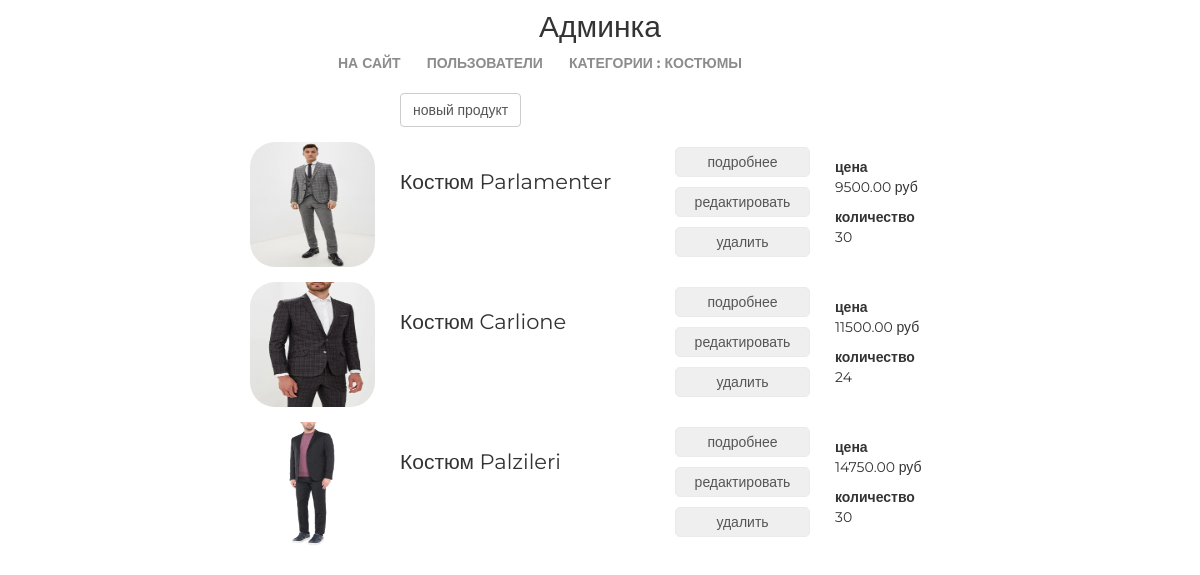
Before: /my/admin/category/1/products/ (signed in) with the older database file.
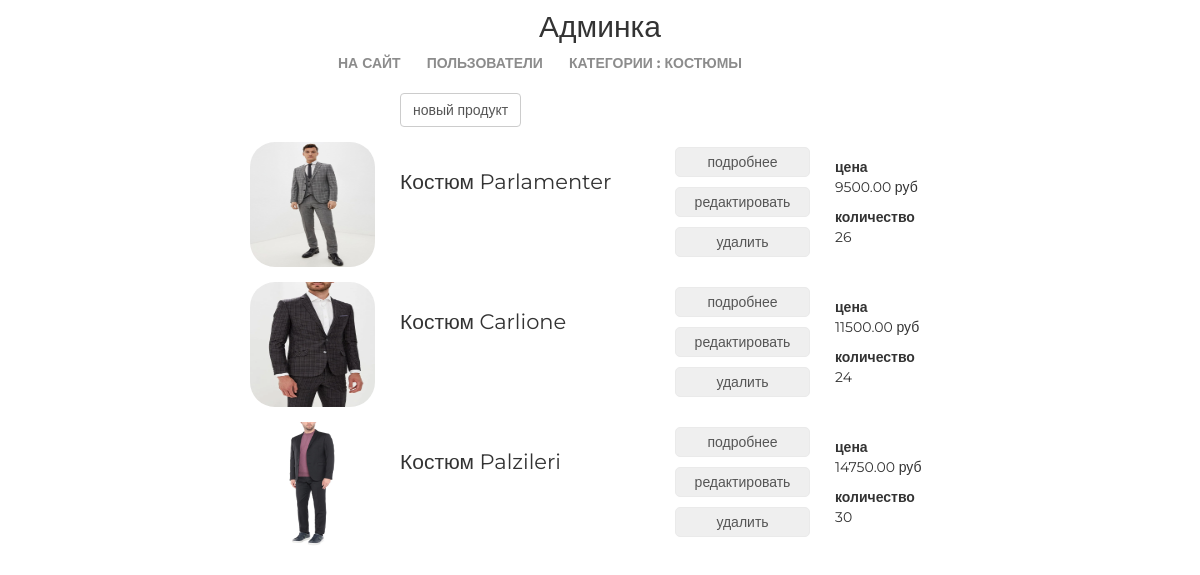
After: the same page with the newer database file.
### mainapp/models.py (models this page shows)
class Product(models.Model):
    category = models.ForeignKey(ProductCategory, verbose_name='категория продукта', on_delete=models.CASCADE)
    name = models.CharField('имя продукта', max_length=128)
    image = models.ImageField(upload_to='products_images', blank=True)
    short_desc = models.CharField('краткое описание', max_length=64, blank=True)
    desc = models.TextField('описание товара', blank=True)
    price = models.DecimalField('цена продукта', max_digits=8, decimal_places=2, default=0)
    quantity = models.PositiveIntegerField('количество на складе', default=0)
    is_active = models.BooleanField(default=True)

### adminapp/views.py (the view)
# urls.py: path('category/<int:pk>/products/', adminapp.category_products, name='category_products'),
@user_passes_test(lambda x: x.is_superuser)
def category_products(request, pk):
    category = get_object_or_404(ProductCategory, pk=pk)
    object_list = category.product_set.all()
    context = {
        'title': f'продукты категории {category.name}',
        'object_list': object_list,
        'category': category,
    }
    return render(request, 'adminapp/category_products_list.html', context)

### basketapp/context_processors.py (called while the page is built)
def basket(request):
    if request.user.is_authenticated:
        basket = request.user.basket.all()
    else:
        basket = []
    return {
        'basket':basket,
    }

### mainapp/context_processors.py (called while the page is built)
def menu(request):
    menu = ProductCategory.objects.filter(is_active=True)
    return {
        'categories': menu,
    }

### mainapp/templatetags/my_tags.py (called while the page is built)
def media_folder_products(string):
    if not string:
        string = 'products_images/default.jpg'
    return f'{settings.MEDIA_URL}{string}'

### adminapp/templates/adminapp/category_products_list.html (shortened to what this page needs)
{% extends 'adminapp/base.html' %}
{% load static %}
{% load my_tags %}
{% block container %}
    <div class="products_list">
        <a class="new_product btn btn-default"
           href={% url 'my_admin:product_create' category.pk %}>новый продукт</a>
        {% for object in object_list %}
            <div class="product_record {% if not object.is_active %}not_active{% endif %}">
                <img src="{{ object.image|media_folder_products }}" alt="{{ object.name }}">
                <div class="product_name">
                    {{ object.name|title }}
                </div>
                <div class="product_actions">
                    <button>
                        <a href={% url 'my_admin:product_read' object.pk %}>подробнее</a>
                    </button>
                    <button>
                        <a href={% url 'my_admin:product_update' object.pk %}>редактировать</a>
                    </button>
                    <button>
                        <a href={% url 'my_admin:product_delete' object.pk %}>удалить</a>
                    </button>
                </div>
                <div class="summary">
                    <b>цена</b>
                    <p>{{ object.price }} руб</p>
                    <b>количество</b>
                    <p>{{ object.quantity }}</p>
                </div>
            </div>
        {% endfor %}
    </div>
{% endblock %}

Changed rows visible on the page:
changed Product "Костюм Parlamenter": quantity "30" → "26"
